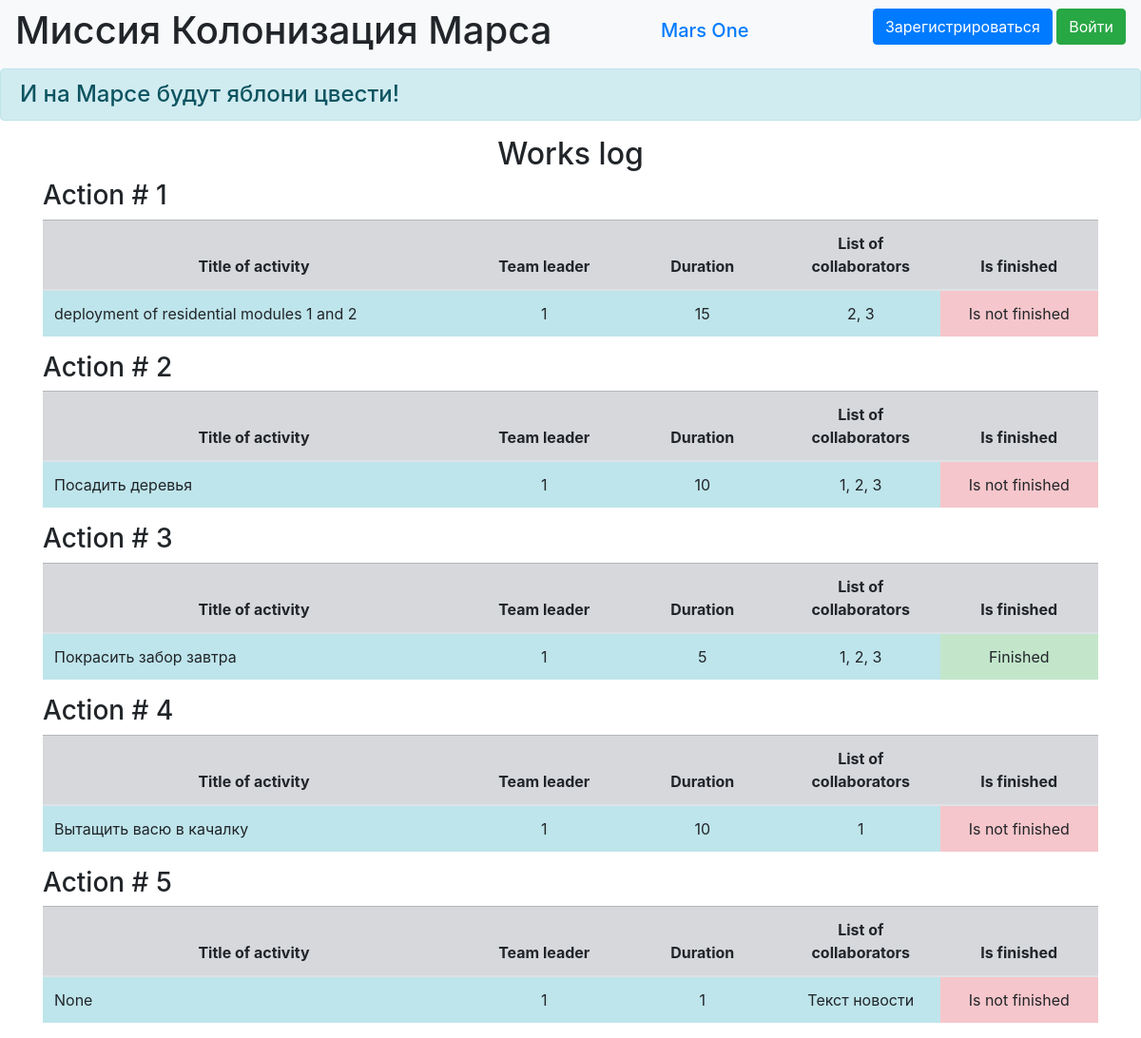
/jobs, run on an earlier commit of the app's database.
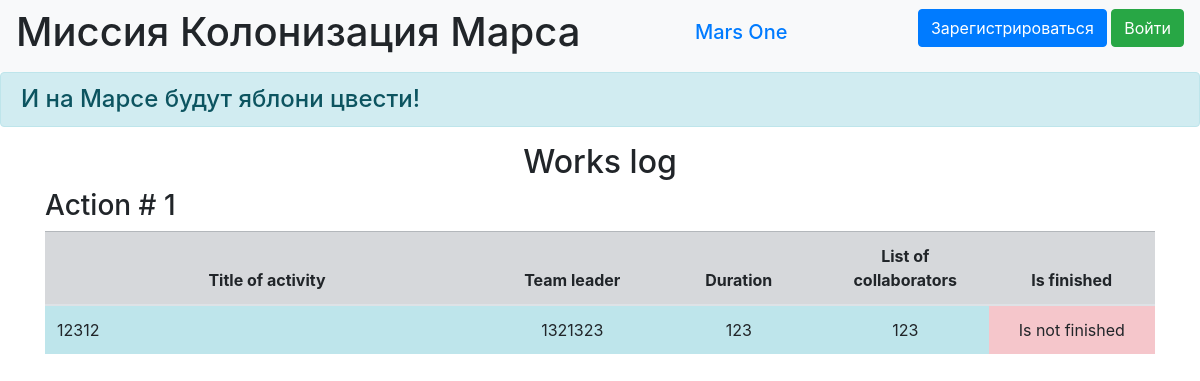
And on a later commit of the database.
### data/jobs.py (models this page shows)
class Jobs(SqlAlchemyBase):
    __tablename__ = 'jobs'
    id = sqlalchemy.Column(sqlalchemy.Integer,
                           primary_key=True, autoincrement=True)
    team_leader = sqlalchemy.Column(sqlalchemy.Integer,
                                    sqlalchemy.ForeignKey("users.id"))
    job = sqlalchemy.Column(sqlalchemy.String, nullable=True)
    work_size = sqlalchemy.Column(sqlalchemy.Integer, nullable=True)
    collaborators = sqlalchemy.Column(sqlalchemy.String, nullable=True)
    is_finished = sqlalchemy.Column(sqlalchemy.Boolean, default=True)
    start_date = sqlalchemy.Column(sqlalchemy.DateTime,
                                   default=datetime.datetime.now)
    end_date = sqlalchemy.Column(sqlalchemy.DateTime,
                                 default=datetime.datetime.now)
    user = orm.relationship('User')

### main.py (the view)
@app.route('/jobs')
def jobs():
    db_sess = db_session.create_session()
    jobs = db_sess.query(Jobs).all()
    return render_template('jobs.html', jobs=jobs)

### data/db_session.py (called while the page is built)
def create_session() -> Session:
    global __factory
    return __factory()

### templates/jobs.html (shortened to what this page needs)
{% extends "base.html" %}
{% block content %}
<h2>Works log</h2>
{% for item in jobs %}
<h3>Action # {{item.id}}</h3>
<table class="table">
  <thead>
    <tr class="table-secondary cell-1">
      <th scope="col" width="40%">Title of activity</th>
      <th scope="col" width="15%">Team leader</th>
      <th scope="col" width="15%">Duration</th>
      <th scope="col" width="15%">List of collaborators</th>
      <th scope="col" width="15%">Is finished</th>
    </tr>
  </thead>
  <tbody>
    <tr>
      <td scope="row" class="table-info">{{item.job}}</td>
      <td class="table-info" align="center">{{item.team_leader}}</td>
      <td class="table-info" align="center">{{item.work_size}}</td>
      <td class="table-info" align="center">{{item.collaborators}}</td>
      {% if item.is_finished %}
      <td class="table-success" align="center">Finished</td>
      {% else %}
      <td class="table-danger" align="center">Is not finished</td>
      {% endif %}
    </tr>
</table>
{% endfor %}
{% endblock %}

### templates/base.html (shortened to what this page needs)
<!doctype html>
<html lang="en">
<head>
    <link rel="stylesheet"
          href="https://stackpath.bootstrapcdn.com/bootstrap/4.4.1/css/bootstrap.min.css"
>
    <link rel="stylesheet" type="text/css" href="../static/css/style.css" />
</head>
<body>
<header>
    <nav class="navbar navbar-light bg-light">
        <h1 class="muted-text">Миссия Колонизация Марса</h1>
        <h1 class="navbar-brand"><a href="#">Mars One</a></h1>
        {% if current_user.is_authenticated %}
    <a class="navbar-brand" href="/logout">{{ current_user.name }}</a>
{% else %}
    <p>
        <a class="btn btn-primary " href="/register">Зарегистрироваться</a>
        <a class="btn btn-success" href="/login">Войти</a>
    </p>
{% endif %}
    </nav>
    <h4 class="alert alert-info">И на Марсе будут яблони цвести!</h4>
</header>
<main role="main" class="container">
    {% block content %}{% endblock %}
</main>
</body>
</html>

### static/css/style.css (style rules this page uses)
th, center-text { text-align: center; vertical-align: middle; }
h2 { text-align: center; }
.cell-1 { vertical-align: middle; }

What changed in the data, as far as the page shows it:
removed Jobs: id "2", job "Посадить деревья", team_leader "1", work_size "10", collaborators "1, 2, 3", is_finished "Is not finished"
removed Jobs: id "3", job "Покрасить забор завтра", team_leader "1", work_size "5", collaborators "1, 2, 3", is_finished "Finished"
removed Jobs: id "4", job "Вытащить васю в качалку", team_leader "1", work_size "10", collaborators "1", is_finished "Is not finished"
removed Jobs: id "5", job "None", team_leader "1", work_size "1", collaborators "Текст новости", is_finished "Is not finished"
changed Jobs id 1: job "deployment of residential modules 1 and 2" → "12312"; team_leader "1" → "1321323"; work_size "15" → "123"; collaborators "2, 3" → "123"
